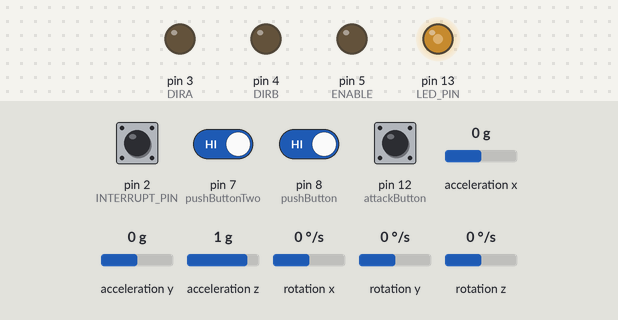
Bench run of a sketch on a simulated Arduino Uno, built with avr-gcc and run on an emulated ATmega328P. Parts: output pins drawn as LEDs (lit = HIGH). Inputs (shaded band) come from the test bench; at power-on: pin 7 (pushButtonTwo), pin 8 (pushButton), pin 12 (attackButton) HIGH, pin 2 (INTERRUPT_PIN) LOW, acceleration x 0 g, acceleration y 0 g, acceleration z 1 g, rotation x 0 °/s, rotation y 0 °/s, rotation z 0 °/s. The sensor or clock chip raises its interrupt line as the real part does; what the sketch prints to the serial monitor is not drawn.

Above: at 1.7 s.
1.8 s: pin 7 (pushButtonTwo) driven LOW and pin 8 (pushButton) driven LOW
At 2.6 s:
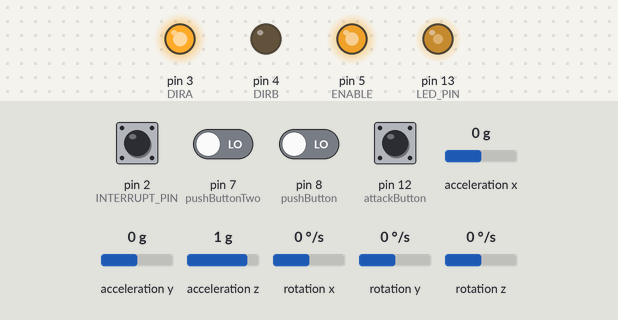
3.3 s: pin 8 (pushButton) driven HIGH
At 3.7 s:
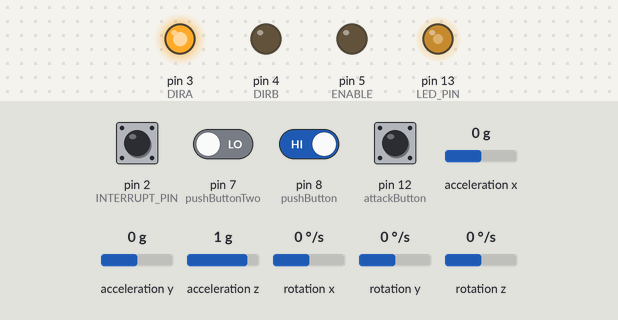
4.8 s: pin 8 (pushButton) driven LOW
At 6.0 s:
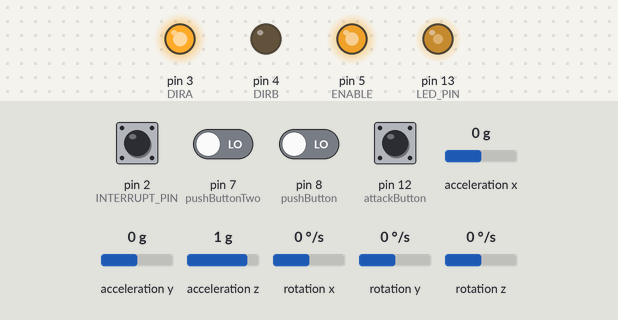
6.3 s: pin 7 (pushButtonTwo) driven HIGH
At 7.2 s:
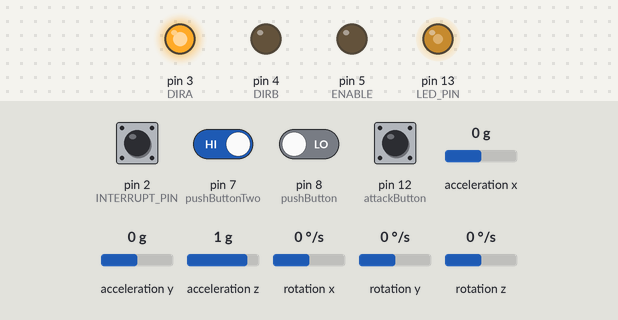
Timing chart, 0 to 8.8 s (numbered marks = the images above; inputs shaded):
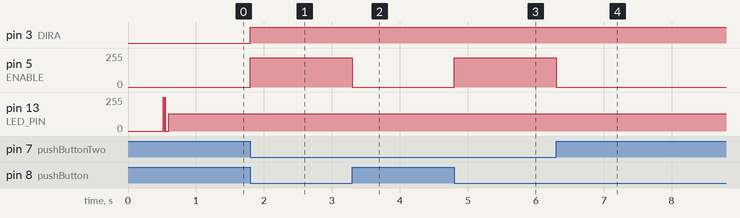

The sketch:

doraemoAr.ino
```cpp
#define ENABLE 5
#define DIRA 3
#define DIRB 4

boolean button;

const int pushButton = 8;
const int pushButtonTwo = 7;

int state = 0;
int state_two = 0;

//int flag = 0;

const int attackButton = 12;
int attack = 0;

// a function to be executed periodically


// I2Cdev and MPU6050 must be installed as libraries, or else the .cpp/.h files
// for both classes must be in the include path of your project
#include "I2Cdev.h"

#include "MPU6050_6Axis_MotionApps20.h"
//#include "MPU6050.h" // not necessary if using MotionApps include file

// Arduino Wire library is required if I2Cdev I2CDEV_ARDUINO_WIRE implementation
// is used in I2Cdev.h
#if I2CDEV_IMPLEMENTATION == I2CDEV_ARDUINO_WIRE
    #include "Wire.h"
#endif

// class default I2C address is 0x68
// specific I2C addresses may be passed as a parameter here
// AD0 low = 0x68 (default for SparkFun breakout and InvenSense evaluation board)
// AD0 high = 0x69
MPU6050 mpu;
//MPU6050 mpu(0x69); // <-- use for AD0 high

// uncomment "OUTPUT_READABLE_QUATERNION" if you want to see the actual
// quaternion components in a [w, x, y, z] format (not best for parsing
// on a remote host such as Processing or something though)
//#define OUTPUT_READABLE_QUATERNION

// uncomment "OUTPUT_READABLE_EULER" if you want to see Euler angles
// (in degrees) calculated from the quaternions coming from the FIFO.
// Note that Euler angles suffer from gimbal lock (for more info, see
// http://en.wikipedia.org/wiki/Gimbal_lock)
#define OUTPUT_READABLE_EULER

// uncomment "OUTPUT_READABLE_YAWPITCHROLL" if you want to see the yaw/
// pitch/roll angles (in degrees) calculated from the quaternions coming
// from the FIFO. Note this also requires gravity vector calculations.
// Also note that yaw/pitch/roll angles suffer from gimbal lock (for
// more info, see: http://en.wikipedia.org/wiki/Gimbal_lock)
//#define OUTPUT_READABLE_YAWPITCHROLL

// uncomment "OUTPUT_READABLE_REALACCEL" if you want to see acceleration
// components with gravity removed. This acceleration reference frame is
// not compensated for orientation, so +X is always +X according to the
// sensor, just without the effects of gravity. If you want acceleration
// compensated for orientation, us OUTPUT_READABLE_WORLDACCEL instead.
//#define OUTPUT_READABLE_REALACCEL

// uncomment "OUTPUT_READABLE_WORLDACCEL" if you want to see acceleration
// components with gravity removed and adjusted for the world frame of
// reference (yaw is relative to initial orientation, since no magnetometer
// is present in this case). Could be quite handy in some cases.
//#define OUTPUT_READABLE_WORLDACCEL

// uncomment "OUTPUT_TEAPOT" if you want output that matches the
// format used for the InvenSense teapot demo
//#define OUTPUT_TEAPOT


#define INTERRUPT_PIN 2  // use pin 2 on Arduino Uno & most boards
#define LED_PIN 13 // (Arduino is 13, Teensy is 11, Teensy++ is 6)
bool blinkState = false;

// MPU control/status vars
bool dmpReady = false;  // set true if DMP init was successful
uint8_t mpuIntStatus;   // holds actual interrupt status byte from MPU
uint8_t devStatus;      // return status after each device operation (0 = success, !0 = error)
uint16_t packetSize;    // expected DMP packet size (default is 42 bytes)
uint16_t fifoCount;     // count of all bytes currently in FIFO
uint8_t fifoBuffer[64]; // FIFO storage buffer

// orientation/motion vars
Quaternion q;           // [w, x, y, z]         quaternion container
VectorInt16 aa;         // [x, y, z]            accel sensor measurements
VectorInt16 aaReal;     // [x, y, z]            gravity-free accel sensor measurements
VectorInt16 aaWorld;    // [x, y, z]            world-frame accel sensor measurements
VectorFloat gravity;    // [x, y, z]            gravity vector
float euler[3];         // [psi, theta, phi]    Euler angle container
float ypr[3];           // [yaw, pitch, roll]   yaw/pitch/roll container and gravity vector

// packet structure for InvenSense teapot demo
uint8_t teapotPacket[14] = { '$', 0x02, 0,0, 0,0, 0,0, 0,0, 0x00, 0x00, '\r', '\n' };


// ================================================================
// ===               INTERRUPT DETECTION ROUTINE                ===
// ================================================================

volatile bool mpuInterrupt = false;     // indicates whether MPU interrupt pin has gone high
void dmpDataReady() {
    mpuInterrupt = true;
}


// ================================================================
// ===                      INITIAL SETUP                       ===
// ================================================================

void setup() {
  pinMode(ENABLE,OUTPUT);
  pinMode(DIRA,OUTPUT);
  pinMode(DIRB,OUTPUT);

  pinMode(pushButton, INPUT);
  digitalWrite(pushButton, HIGH);

  pinMode(pushButtonTwo, INPUT);
  digitalWrite(pushButtonTwo, HIGH);

  pinMode(attackButton, INPUT);
  digitalWrite(attackButton, HIGH);

//  timer.setInterval(1000, repeatMe);


    // join I2C bus (I2Cdev library doesn't do this automatically)
    #if I2CDEV_IMPLEMENTATION == I2CDEV_ARDUINO_WIRE
        Wire.begin();
        Wire.setClock(400000); // 400kHz I2C clock. Comment this line if having compilation difficulties
    #elif I2CDEV_IMPLEMENTATION == I2CDEV_BUILTIN_FASTWIRE
        Fastwire::setup(400, true);
    #endif

    // initialize serial communication
    // (115200 chosen because it is required for Teapot Demo output, but it's
    // really up to you depending on your project)
    Serial.begin(115200);
    while (!Serial); // wait for Leonardo enumeration, others continue immediately

    // NOTE: 8MHz or slower host processors, like the Teensy @ 3.3V or Arduino
    // Pro Mini running at 3.3V, cannot handle this baud rate reliably due to
    // the baud timing being too misaligned with processor ticks. You must use
    // 38400 or slower in these cases, or use some kind of external separate
    // crystal solution for the UART timer.

    // initialize device
//    Serial.println(F("Initializing I2C devices..."));
    mpu.initialize();
    pinMode(INTERRUPT_PIN, INPUT);

    // verify connection
//    Serial.println(F("Testing device connections..."));
//    Serial.println(mpu.testConnection() ? F("MPU6050 connection successful") : F("MPU6050 connection failed"));
//
//    // wait for ready
//    Serial.println(F("\nSend any character to begin DMP programming and demo: "));
//    while (Serial.available() && Serial.read()); // empty buffer
//    while (!Serial.available());                 // wait for data
//    while (Serial.available() && Serial.read()); // empty buffer again
//
//    // load and configure the DMP
//    Serial.println(F("Initializing DMP..."));
    devStatus = mpu.dmpInitialize();

    // supply your own gyro offsets here, scaled for min sensitivity
    mpu.setXGyroOffset(220);
    mpu.setYGyroOffset(76);
    mpu.setZGyroOffset(-85);
    mpu.setZAccelOffset(1788); // 1688 factory default for my test chip

    // make sure it worked (returns 0 if so)
    if (devStatus == 0) {
        // Calibration Time: generate offsets and calibrate our MPU6050
        mpu.CalibrateAccel(6);
        mpu.CalibrateGyro(6);
        mpu.PrintActiveOffsets();
        // turn on the DMP, now that it's ready
//        Serial.println(F("Enabling DMP..."));
        mpu.setDMPEnabled(true);

        // enable Arduino interrupt detection
//        Serial.print(F("Enabling interrupt detection (Arduino external interrupt "));
//        Serial.print(digitalPinToInterrupt(INTERRUPT_PIN));
//        Serial.println(F(")..."));
        attachInterrupt(digitalPinToInterrupt(INTERRUPT_PIN), dmpDataReady, RISING);
        mpuIntStatus = mpu.getIntStatus();

        // set our DMP Ready flag so the main loop() function knows it's okay to use it
//        Serial.println(F("DMP ready! Waiting for first interrupt..."));
        dmpReady = true;

        // get expected DMP packet size for later comparison
        packetSize = mpu.dmpGetFIFOPacketSize();
    } else {
        // ERROR!
        // 1 = initial memory load failed
        // 2 = DMP configuration updates failed
        // (if it's going to break, usually the code will be 1)
        Serial.print(F("DMP Initialization failed (code "));
        Serial.print(devStatus);
        Serial.println(F(")"));
    }

    // configure LED for output
    pinMode(LED_PIN, OUTPUT);
}


// ================================================================
// ===                    MAIN PROGRAM LOOP                     ===
// ================================================================

void loop() {


   state = digitalRead(pushButton);
   state_two = digitalRead(pushButtonTwo);
   attack = digitalRead(attackButton);


 if(state == 0 && state_two == 0){
//    button = true;
      digitalWrite(DIRA,HIGH); //one way
//       delay(50);
       analogWrite(ENABLE,220);
  }else {
//    button = false;
//    delay(50);
    digitalWrite(ENABLE,LOW);
  }


//
//  if (button){
//
//
//    //---back and forth example
////    digitalWrite(ENABLE,HIGH); // enable on
//    digitalWrite(DIRA,HIGH); //one way
////    digitalWrite(DIRB,LOW);
//
////    delay(100);
//
//
//        analogWrite(ENABLE,220);
//
//
//
//  }else if (!button){
//    digitalWrite(ENABLE,LOW); // disable
//    flag = 0;
//    }


            Serial.print(button);
            Serial.print(",");
            Serial.print(attack);
            Serial.print(",");


    // if programming failed, don't try to do anything
    if (!dmpReady) return;

    // wait for MPU interrupt or extra packet(s) available
    while (!mpuInterrupt && fifoCount < packetSize) {
        if (mpuInterrupt && fifoCount < packetSize) {
          // try to get out of the infinite loop
          fifoCount = mpu.getFIFOCount();
        }
        // other program behavior stuff here
        // .
        // .
        // .
        // if you are really paranoid you can frequently test in between other
        // stuff to see if mpuInterrupt is true, and if so, "break;" from the
        // while() loop to immediately process the MPU data
        // .
        // .
        // .
    }

    // reset interrupt flag and get INT_STATUS byte
    mpuInterrupt = false;
    mpuIntStatus = mpu.getIntStatus();

    // get current FIFO count
    fifoCount = mpu.getFIFOCount();
  if(fifoCount < packetSize){
          //Lets go back and wait for another interrupt. We shouldn't be here, we got an interrupt from another event
      // This is blocking so don't do it   while (fifoCount < packetSize) fifoCount = mpu.getFIFOCount();
  }
    // check for overflow (this should never happen unless our code is too inefficient)
    else if ((mpuIntStatus & _BV(MPU6050_INTERRUPT_FIFO_OFLOW_BIT)) || fifoCount >= 1024) {
        // reset so we can continue cleanly
        mpu.resetFIFO();
      //  fifoCount = mpu.getFIFOCount();  // will be zero after reset no need to ask
        Serial.println(F("FIFO overflow!"));

    // otherwise, check for DMP data ready interrupt (this should happen frequently)
    } else if (mpuIntStatus & _BV(MPU6050_INTERRUPT_DMP_INT_BIT)) {

        // read a packet from FIFO
  while(fifoCount >= packetSize){ // Lets catch up to NOW, someone is using the dreaded delay()!
    mpu.getFIFOBytes(fifoBuffer, packetSize);
    // track FIFO count here in case there is > 1 packet available
    // (this lets us immediately read more without waiting for an interrupt)
    fifoCount -= packetSize;
  }
        #ifdef OUTPUT_READABLE_QUATERNION
            // display quaternion values in easy matrix form: w x y z
            mpu.dmpGetQuaternion(&q, fifoBuffer);
            Serial.print("quat\t");
            Serial.print(q.w);
            Serial.print("\t");
            Serial.print(q.x);
            Serial.print("\t");
            Serial.print(q.y);
            Serial.print("\t");
            Serial.println(q.z);
        #endif

        #ifdef OUTPUT_READABLE_EULER
            // display Euler angles in degrees
            mpu.dmpGetQuaternion(&q, fifoBuffer);
            mpu.dmpGetEuler(euler, &q);
//            Serial.print("euler\t");
//            Serial.print(euler[0] * 180/M_PI);
//            Serial.print("\t");
//            Serial.print(euler[1] * 180/M_PI);
//            Serial.print("\t");
            Serial.println(euler[2] * 180/M_PI);
        #endif

        #ifdef OUTPUT_READABLE_YAWPITCHROLL
            // display Euler angles in degrees
            mpu.dmpGetQuaternion(&q, fifoBuffer);
            mpu.dmpGetGravity(&gravity, &q);
            mpu.dmpGetYawPitchRoll(ypr, &q, &gravity);
//            Serial.print("ypr\t");
//            Serial.print(ypr[0] * 180/M_PI);
//            Serial.print("\t");
//            Serial.print(ypr[1] * 180/M_PI);
//            Serial.print("\t");


            Serial.println(ypr[2] * 180/M_PI);

        #endif

        #ifdef OUTPUT_READABLE_REALACCEL
            // display real acceleration, adjusted to remove gravity
            mpu.dmpGetQuaternion(&q, fifoBuffer);
            mpu.dmpGetAccel(&aa, fifoBuffer);
            mpu.dmpGetGravity(&gravity, &q);
            mpu.dmpGetLinearAccel(&aaReal, &aa, &gravity);
            Serial.print("areal\t");
            Serial.print(aaReal.x);
            Serial.print("\t");
            Serial.print(aaReal.y);
            Serial.print("\t");
            Serial.println(aaReal.z);
        #endif

        #ifdef OUTPUT_READABLE_WORLDACCEL
            // display initial world-frame acceleration, adjusted to remove gravity
            // and rotated based on known orientation from quaternion
            mpu.dmpGetQuaternion(&q, fifoBuffer);
            mpu.dmpGetAccel(&aa, fifoBuffer);
            mpu.dmpGetGravity(&gravity, &q);
            mpu.dmpGetLinearAccel(&aaReal, &aa, &gravity);
            mpu.dmpGetLinearAccelInWorld(&aaWorld, &aaReal, &q);
            Serial.print("aworld\t");
            Serial.print(aaWorld.x);
            Serial.print("\t");
            Serial.print(aaWorld.y);
            Serial.print("\t");
            Serial.println(aaWorld.z);
        #endif

        #ifdef OUTPUT_TEAPOT
            // display quaternion values in InvenSense Teapot demo format:
            teapotPacket[2] = fifoBuffer[0];
            teapotPacket[3] = fifoBuffer[1];
            teapotPacket[4] = fifoBuffer[4];
            teapotPacket[5] = fifoBuffer[5];
            teapotPacket[6] = fifoBuffer[8];
            teapotPacket[7] = fifoBuffer[9];
            teapotPacket[8] = fifoBuffer[12];
            teapotPacket[9] = fifoBuffer[13];
            Serial.write(teapotPacket, 14);
            teapotPacket[11]++; // packetCount, loops at 0xFF on purpose
        #endif

        // blink LED to indicate activity
        blinkState = !blinkState;
        digitalWrite(LED_PIN, blinkState);
    }
}
```

Measured:
- after the input at 1.8 s, pin 3 (DIRA): LOW → HIGH at once; pin 5 (ENABLE): 0/255 → 220/255 at once
- after the input at 3.3 s, pin 5 (ENABLE): 220/255 → 0/255 at once
- after the input at 4.8 s, pin 5 (ENABLE): 0/255 → 220/255 at once
- after the input at 6.3 s, pin 5 (ENABLE): 220/255 → 0/255 at once
